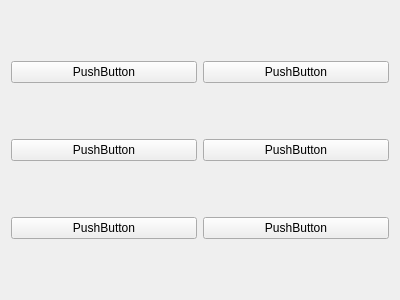
<?xml version="1.0" encoding="UTF-8"?>
<ui version="4.0">
 <class>PokeButtonsHolder</class>
 <widget class="QWidget" name="PokeButtonsHolder">
  <property name="geometry">
   <rect>
    <x>0</x>
    <y>0</y>
    <width>400</width>
    <height>300</height>
   </rect>
  </property>
  <property name="windowTitle">
   <string>Form</string>
  </property>
  <layout class="QGridLayout" name="gridLayout">
   <item row="0" column="0">
    <widget class="QPushButton" name="pushButton_4">
     <property name="text">
      <string>PushButton</string>
     </property>
    </widget>
   </item>
   <item row="0" column="1">
    <widget class="QPushButton" name="pushButton_5">
     <property name="text">
      <string>PushButton</string>
     </property>
    </widget>
   </item>
   <item row="1" column="0">
    <widget class="QPushButton" name="pushButton">
     <property name="text">
      <string>PushButton</string>
     </property>
    </widget>
   </item>
   <item row="1" column="1">
    <widget class="QPushButton" name="pushButton_2">
     <property name="text">
      <string>PushButton</string>
     </property>
    </widget>
   </item>
   <item row="2" column="0">
    <widget class="QPushButton" name="pushButton_3">
     <property name="text">
      <string>PushButton</string>
     </property>
    </widget>
   </item>
   <item row="2" column="1">
    <widget class="QPushButton" name="pushButton_6">
     <property name="text">
      <string>PushButton</string>
     </property>
    </widget>
   </item>
  </layout>
 </widget>
 <resources/>
 <connections/>
</ui>
